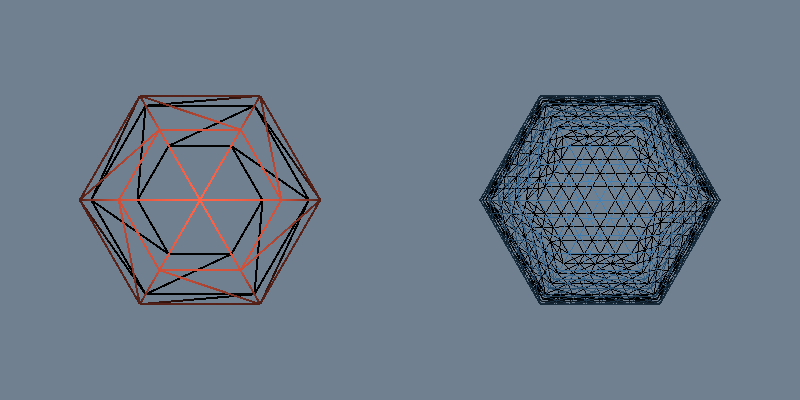

This chart was generated by the following Python code:
#!/usr/bin/env python

# Adaptively subdivide a coarse sphere mesh so that no triangle edge
# exceeds a specified maximum length, using vtkAdaptiveSubdivisionFilter.
# The original coarse mesh is shown on the left and the subdivided mesh
# on the right, both rendered as wireframes.

# Factory overrides: importing these modules registers the OpenGL rendering
# and interaction style implementations for vtkRenderingCore factory classes.
import vtkmodules.vtkInteractionStyle  # noqa: F401
import vtkmodules.vtkRenderingOpenGL2  # noqa: F401
# VTK pipeline classes used in this example
from vtkmodules.vtkFiltersCore import vtkTriangleFilter
from vtkmodules.vtkFiltersModeling import vtkAdaptiveSubdivisionFilter
from vtkmodules.vtkFiltersSources import vtkSphereSource
from vtkmodules.vtkRenderingCore import (
    vtkActor,
    vtkPolyDataMapper,
    vtkRenderWindow,
    vtkRenderWindowInteractor,
    vtkRenderer,
)

# Colors (normalized RGB)
tomato_rgb = (1.0, 0.388, 0.278)
steel_blue_rgb = (0.275, 0.510, 0.706)
slate_gray_background_rgb = (0.439, 0.502, 0.565)

# Source: create a coarse sphere with few subdivisions
sphere = vtkSphereSource()
sphere.SetRadius(1.0)
sphere.SetPhiResolution(6)
sphere.SetThetaResolution(6)

# Triangulate: ensure all cells are triangles (required by the filter)
triangulate = vtkTriangleFilter()
triangulate.SetInputConnection(sphere.GetOutputPort())

# Filter: adaptively subdivide so no edge exceeds 0.2 length units
adaptive = vtkAdaptiveSubdivisionFilter()
adaptive.SetInputConnection(triangulate.GetOutputPort())
adaptive.SetMaximumEdgeLength(0.2)
adaptive.Update()

# Mapper: original coarse mesh
original_mapper = vtkPolyDataMapper()
original_mapper.SetInputConnection(triangulate.GetOutputPort())

# Actor: original mesh wireframe (left viewport)
original_actor = vtkActor()
original_actor.SetMapper(original_mapper)
original_actor.GetProperty().SetRepresentationToWireframe()
original_actor.GetProperty().SetColor(tomato_rgb)
original_actor.GetProperty().SetLineWidth(2)

# Mapper: adaptively subdivided mesh
subdivided_mapper = vtkPolyDataMapper()
subdivided_mapper.SetInputConnection(adaptive.GetOutputPort())

# Actor: subdivided mesh wireframe (right viewport)
subdivided_actor = vtkActor()
subdivided_actor.SetMapper(subdivided_mapper)
subdivided_actor.GetProperty().SetRepresentationToWireframe()
subdivided_actor.GetProperty().SetColor(steel_blue_rgb)
subdivided_actor.GetProperty().SetLineWidth(1)

# Left renderer: original coarse mesh
left_renderer = vtkRenderer()
left_renderer.SetViewport(0.0, 0.0, 0.5, 1.0)
left_renderer.AddActor(original_actor)
left_renderer.SetBackground(slate_gray_background_rgb)

# Right renderer: adaptively subdivided mesh
right_renderer = vtkRenderer()
right_renderer.SetViewport(0.5, 0.0, 1.0, 1.0)
right_renderer.AddActor(subdivided_actor)
right_renderer.SetBackground(slate_gray_background_rgb)

# Window: display the rendered scene
render_window = vtkRenderWindow()
render_window.AddRenderer(left_renderer)
render_window.AddRenderer(right_renderer)
render_window.SetWindowName("adaptive subdivision")
render_window.SetMultiSamples(0)
render_window.SetSize(800, 400)

# Interactor: handle mouse and keyboard events
render_window_interactor = vtkRenderWindowInteractor()
render_window_interactor.SetRenderWindow(render_window)

# Scene: shared camera
right_renderer.SetActiveCamera(left_renderer.GetActiveCamera())
left_renderer.ResetCamera()

render_window_interactor.Initialize()
render_window_interactor.Start()
